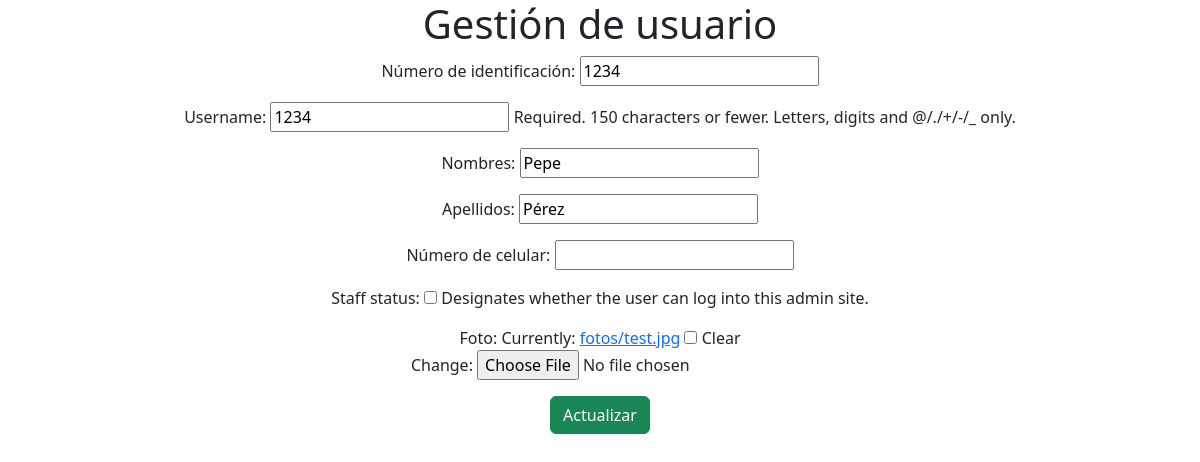
/editar_usuario/1234, run on the app's committed database.
### apps/usuario/models.py (models this page shows, shortened)
class User(AbstractUser):
    identificacion = models.IntegerField('Número de identificación', primary_key=True)
    nombres = models.CharField('Nombres', max_length=50, blank=True, null=True)
    apellidos = models.CharField('Apellidos', max_length=50, blank=True, null=True)
    celular = models.CharField('Número de celular', max_length=15, blank=True, null=True)
    foto = models.ImageField('Foto', upload_to='fotos', blank=True, null=True)
    REQUIRED_FIELDS = ['nombres', 'apellidos']
    class Meta:
        verbose_name = 'usuario'
        verbose_name_plural = verbose_name

### apps/usuario/views.py (the view)
# urls.py: path('editar_usuario/<int:pk>', UserUpdateView.as_view(), name='editar_usuario'),
class UserUpdateView(UpdateView):
    model = User
    form_class = UserForm
    template_name = "crear_usuario.html"
    success_url = reverse_lazy('usuarios')
    '''def form_valid(self, form):
        if self.request.user.is_staff:
            return super().form_valid(form)
        return redirect('usuarios')'''

### apps/usuario/forms.py
class UserForm(forms.ModelForm):
    class Meta:
        model = User
        fields = ('identificacion', 'username', 'nombres', 'apellidos', 'celular', 'is_staff', 'foto')

### templates/crear_usuario.html (shortened to what this page needs)
{% extends 'turnos.html' %}
{% block body %}
<form method="POST" class="form" enctype="multipart/form-data">{% csrf_token %}
    <h1 class="text-center">Gestión de usuario</h1>
    <div class="text-center">
        {{ form.as_p }}
        {% if form.instance.identificacion %}
            <button type="submit" class="btn btn-success">
                Actualizar
            </button>
        {% else %}
            <button type="submit" class="btn btn-success">
                Crear
            </button>
        {% endif %}
    </div>
</form>
{% endblock body %}

### data on the page
User: identificacion "1234", username "1234", nombres "Pepe", apellidos "Pérez"
